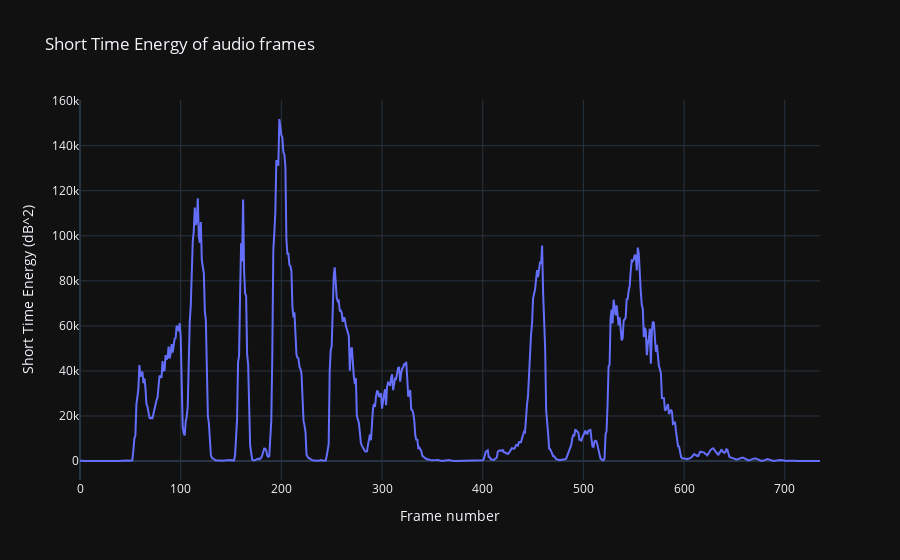

Source (notebook cell):
### Code cell
plot_ste(frames)

### Figure 1 — Plotly figure (JSON) as saved in the notebook; plotly's stock layout.template omitted (floating-point values rounded to 4 significant figures; data arrays with more than 128 entries replaced by an {"elided": "..."} marker saying what was removed)
{"data": [{"mode": "lines", "x": {"elided": "736 int values"}, "y": {"elided": "736 float values"}, "type": "scatter"}], "layout": {"xaxis": {"anchor": "y", "domain": [0.0, 1.0], "title": {"text": "Frame number"}}, "yaxis": {"anchor": "x", "domain": [0.0, 1.0], "title": {"text": "Short Time Energy (dB^2)"}}, "title": {"text": "Short Time Energy of audio frames"}}}
